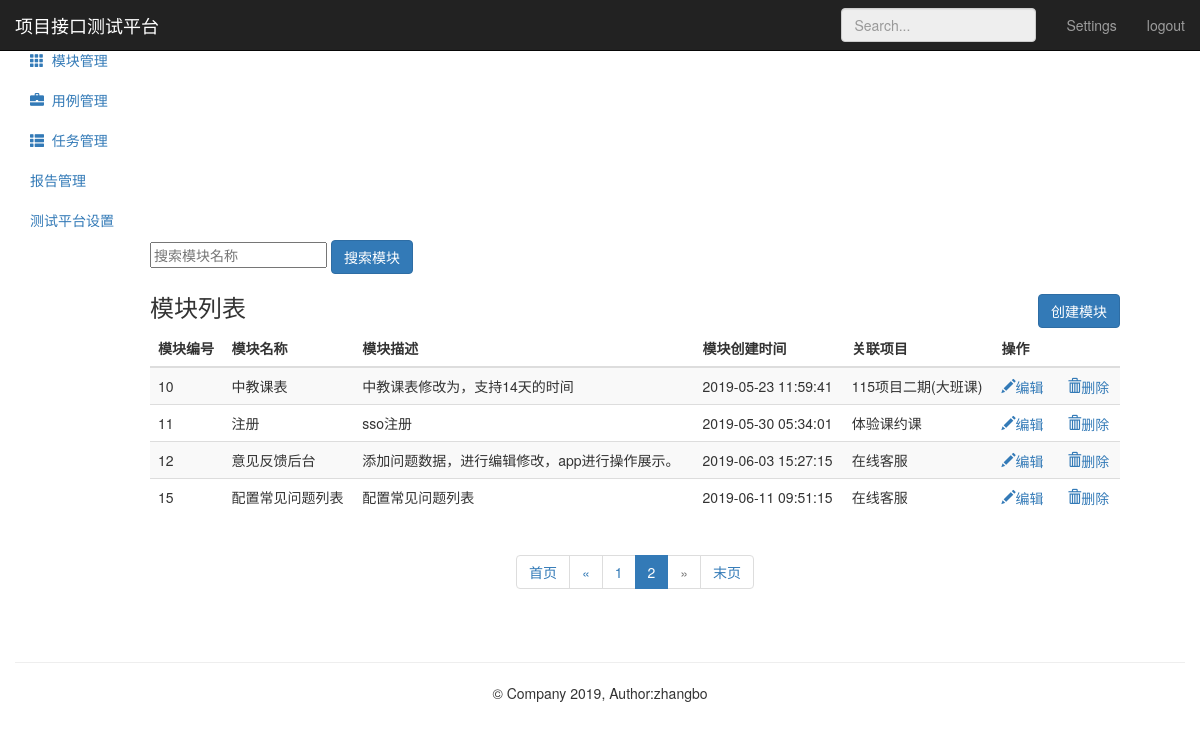
The app's page /module/?page=2 (signed in), older data.
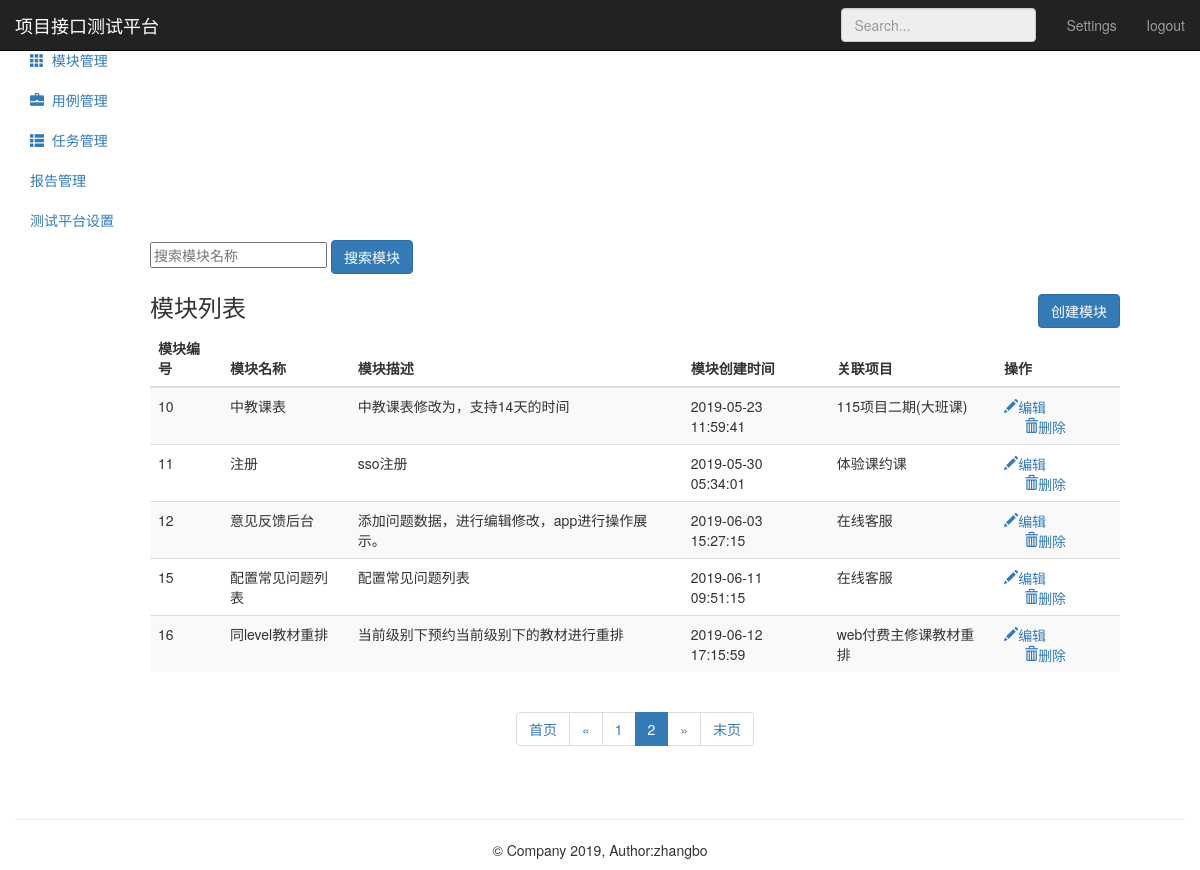
The same page, newer data.
### module_app/models.py (models this page shows, shortened)
class Module(models.Model):
      project = models.ForeignKey(Project,on_delete=models.CASCADE)
      name = models.CharField("名称",max_length=50,null=False)
      describe = models.TextField("描述",default="",max_length=50)
      create_time = models.DateTimeField(auto_now_add=True)

### project_app/models.py (models this page shows)
class Project(models.Model):
      name = models.CharField("名称",max_length=50,null=False)
      describe = models.TextField("描述",default="",max_length=50)
      status = models.BooleanField("状态",default=1)
      update_time = models.DateTimeField(auto_now=True)
      create_time = models.DateTimeField(auto_now_add=True)
      def __str__(self):
            return self.name

### module_app/views.py (the view)
# urls.py: path('' ,views.moduel_manage),
@login_required
def moduel_manage(request):
    module_all = Module.objects.all()
    paginator = Paginator(module_all,5)
    paginator_num_pages = paginator.num_pages
    print ("共分：",str(paginator_num_pages)+"页")
    paginator_num_pages_array_ = paginator.page_range
    print ("数组形式表示：",paginator_num_pages_array_)
    page1 = paginator.page(1)
    print ("第一页：",page1)
    page_num = page1.number
    print ("第一页：",page_num)
    page = request.GET.get('page','')
    print ("urlpage传参：",page)
    try:
        contacts = paginator.page(page)
        print ("contacts---------->1",contacts)
    except PageNotAnInteger:
        contacts = paginator.page(1)
        print ("contacts---------->2",contacts)
    except EmptyPage:
        contacts = paginator.page(paginator.num_pages)
        print ("contacts---------->3",contacts)
    print ("第二页索引：",contacts.number)
    print ("第几页：",contacts)
    return render(request,"module.html",{"modules":contacts,
                                         "type":"list",
                                         "page":page,
                                         "page_num":page_num,
                                         "paginator_num_pages":paginator_num_pages,
                                         "paginator_num_pages_array_":paginator_num_pages_array_})

### templates/module.html (shortened to what the changed rows need)
{% extends "base.html" %}
{% block base %}
    <div class="container-fluid">
        <div class="row">
            <div style="margin-left: 135px;" class="col-sm-9 col-sm-offset-3 col-md-10 col-md-offset-2 main">
                {% if type == "list" %}
                <div class="table-responsive">
                    <table class="table table-striped">
                        <thead>
                            <tr>
                                <th>模块编号</th>
                                <th>模块名称</th>
                                <th>模块描述</th>
                                <th>模块创建时间</th>
                                <th>关联项目</th>
                                <th>操作</th>
                            </tr>
                        </thead>
                        <tbody>
                            {% for module in modules %}
                            <tr>
                                  <td>{{ module.id}}</td>
                                  <td>{{ module.name}}</td>
                                  <td>{{ module.describe}}</td>
                                  <td>{{ module.create_time | date:"Y-m-d H:i:s" }}</td>
                                  <td>{{ module.project}}</td>
                                  <td>
                                      <a href="/module/edit_module/{{ module.id }}/">
                                          <i class="glyphicon glyphicon-pencil">编辑</i>
                                      </a>
                                      <a href="/module/delete_module/{{ module.id }}/" style="margin-left:20px;"
                                              onclick="return module_del()">
                                          <i class="glyphicon glyphicon-trash">删除</i>
                                      </a>
                                  </td>
                            </tr>
                            {% endfor %}
                        </tbody>
                    </table>
                </div>
                {% endif %}
                {% if type == "list" %}
                    <div style="text-align: center;">
                       <nav aria-label="Page navigation">
                          <ul class="pagination">
                              {% if modules %}
                                  {% for p1 in paginator_num_pages_array_ %}
                                      {% if modules.has_previous %}
                                          {% if search_name %}
                                              {% if p1 == modules.number %}
                                                  <li class="active">
                                                      <a href="?search_name={{ search_name }}&page={{ p1 }}">
                                                          {{ p1 }}
                                                      </a>
                                                  </li>
                                              {% else %}
                                                  <li>
                                                      <a href="?search_name={{ search_name }}&page={{ p1 }}">
                                                          {{ p1 }}
                                                      </a>
                                                  </li>
                                              {% endif %}
                                          {% else %}
                                              {% if p1 == modules.number %}
                                                  <li class="active">
                                                      <a href="?page={{ p1 }}">
                                                          {{ p1 }}
                                                      </a>
                                                  </li>
                                              {% else %}
                                                  <li>
                                                      <a href="?page={{ p1 }}">
                                                          {{ p1 }}
                                                      </a>
                                                  </li>
                                              {% endif %}
                                          {% endif %}
                                      {% endif %}
                                  {% endfor %}
                              {% endif %}
                          </ul>
                       </nav>
                    </div>
                {% endif %}
            </div>
      </div>
    </div>
{% endblock %}

Row changes from the older to the newer data that the page shows:
added Module: id "16", name "同level教材重排", describe "当前级别下预约当前级别下的教材进行重排", create_time "2019-06-12 17:15:59", project "web付费主修课教材重排"
